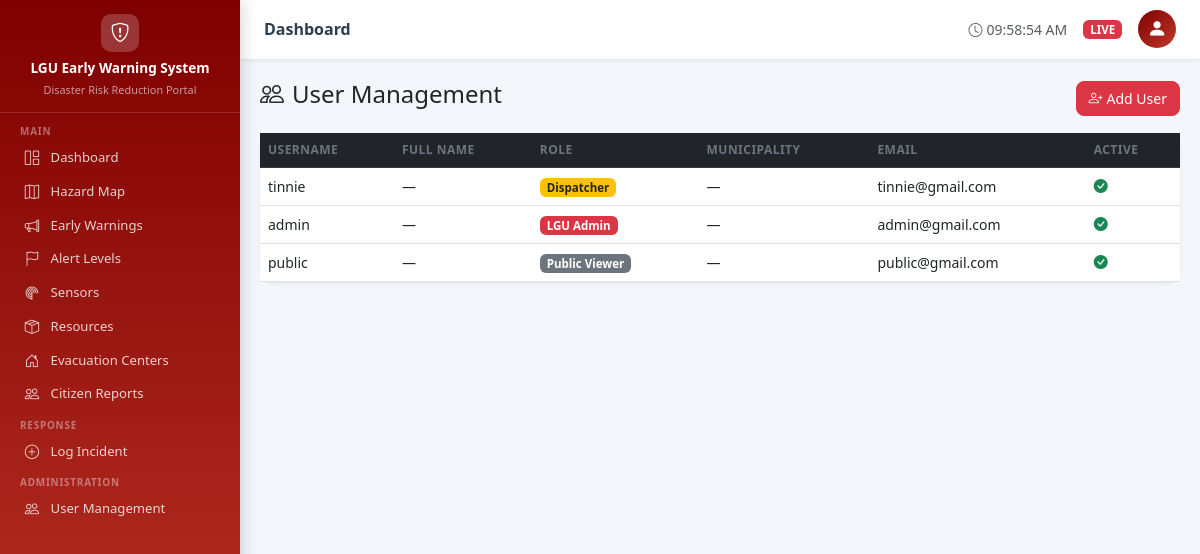
Screenshot of /accounts/users/ (signed in) with the database file from the repository.
### accounts/models.py (models this page shows, shortened)
class User(AbstractUser):
    ROLE_LGU_ADMIN = 'LGU_ADMIN'
    ROLE_DISPATCHER = 'DISPATCHER'
    ROLE_PUBLIC = 'PUBLIC'
    ROLE_CHOICES = [
        (ROLE_LGU_ADMIN, 'LGU Admin'),
        (ROLE_DISPATCHER, 'Dispatcher'),
        (ROLE_PUBLIC, 'Public Viewer'),
    ]
    role = models.CharField(max_length=20, choices=ROLE_CHOICES, default=ROLE_PUBLIC)
    municipality = models.CharField(max_length=100, blank=True)
    contact_number = models.CharField(max_length=20, blank=True)
    profile_photo = models.ImageField(upload_to='profiles/', blank=True, null=True)
    def is_lgu_admin(self):
        return self.role == self.ROLE_LGU_ADMIN

### accounts/views.py (the view)
# urls.py: path('users/', views.user_list, name='user_list'),
@login_required
def user_list(request):
    if not request.user.is_lgu_admin():
        messages.error(request, 'Access denied.')
        return redirect('dashboard')
    users = User.objects.all().order_by('role', 'username')
    return render(request, 'accounts/user_list.html', {'users': users})

### templates/accounts/user_list.html (shortened to what this page needs)
{% extends 'base.html' %}
{% block content %}
<div class="d-flex justify-content-between align-items-center mb-3">
  <h4><i class="bi bi-people me-2"></i>User Management</h4>
  <a href="{% url 'register_user' %}" class="btn btn-danger"><i class="bi bi-person-plus me-1"></i>Add User</a>
</div>
<div class="card border-0 shadow-sm">
  <div class="table-responsive">
    <table class="table table-hover mb-0">
      <thead class="table-dark"><tr><th>Username</th><th>Full Name</th><th>Role</th><th>Municipality</th><th>Email</th><th>Active</th></tr></thead>
      <tbody>
      {% for u in users %}
      <tr>
        <td>{{ u.username }}</td>
        <td>{{ u.get_full_name|default:"—" }}</td>
        <td><span class="badge {% if u.role == 'LGU_ADMIN' %}bg-danger{% elif u.role == 'DISPATCHER' %}bg-warning text-dark{% else %}bg-secondary{% endif %}">{{ u.get_role_display }}</span></td>
        <td>{{ u.municipality|default:"—" }}</td>
        <td>{{ u.email }}</td>
        <td><i class="bi bi-{% if u.is_active %}check-circle-fill text-success{% else %}x-circle-fill text-danger{% endif %}"></i></td>
      </tr>
      {% endfor %}
      </tbody>
    </table>
  </div>
</div>
{% endblock %}

### templates/base.html (style rules this page uses)
body { background: #f4f6fb; font-family: 'Segoe UI', sans-serif; }
.card { border: none; border-radius: 14px; box-shadow: 0 2px 12px rgba(0,0,0,.06); }
.table { font-size: .875rem; }
.table th { font-weight: 600; font-size: .75rem; text-transform: uppercase; letter-spacing: .04em; color: #6c757d; }
.badge { font-size: .72rem; padding: .3em .6em; }
.btn { border-radius: 8px; font-size: .875rem; }

### rows the page displays
User: username "tinnie", get_full_name "—", role "Dispatcher", municipality "—", email "tinnie@gmail.com", is_active True (drawn)
User: username "admin", get_full_name "—", role "LGU Admin", municipality "—", email "admin@gmail.com", is_active True (drawn)
User: username "public", get_full_name "—", role "Public Viewer", municipality "—", email "public@gmail.com", is_active True (drawn)
